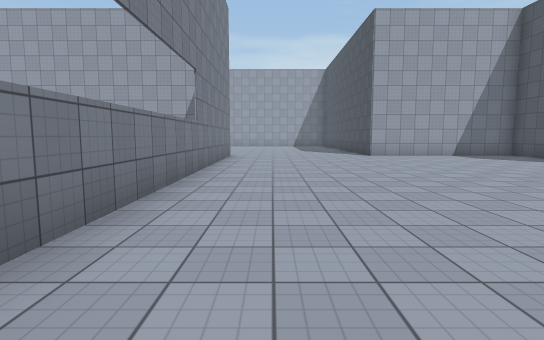
View 1 (above)

23 first-person views from a walk through a Unity game level. The camera is 1.4 m above the floor, tilts 6° down and sees 80° across. The floor is counted in squares, 2 m on a side. Each view is taken from the middle of a square. On the plan, view 1 faces up. The plan holds only what a view shows up to about 10 squares ahead; the rest is blank. The place goes on beyond the plan. The player character is not drawn. Surface patterns are stand-ins for the level's own textures.

View 2
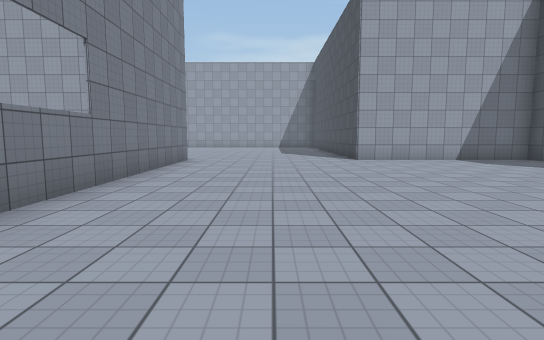

View 3
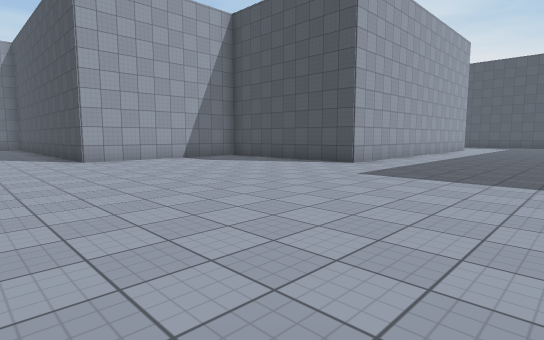

View 4
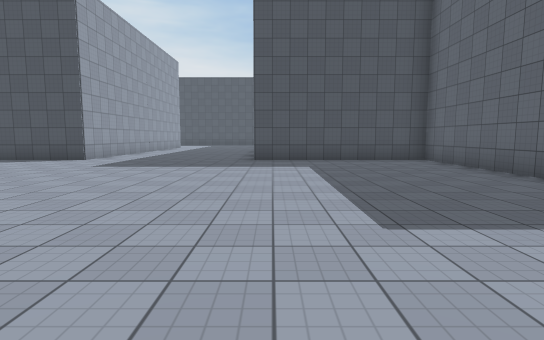

View 5
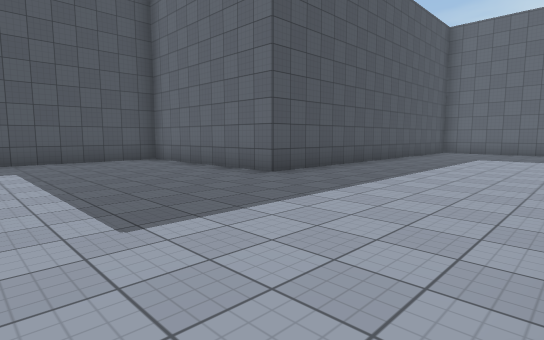

View 6
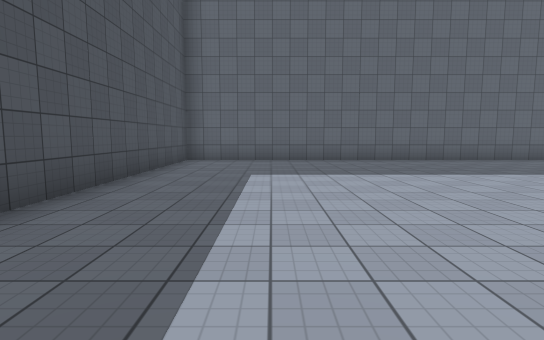

View 7
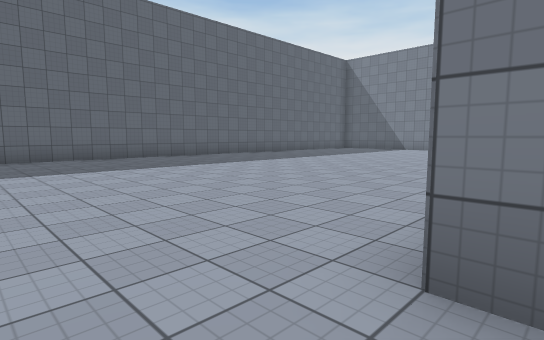

View 8
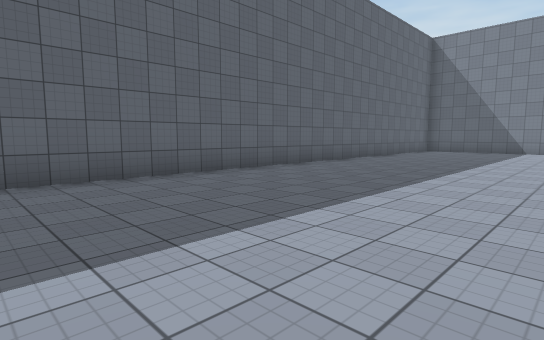

View 9
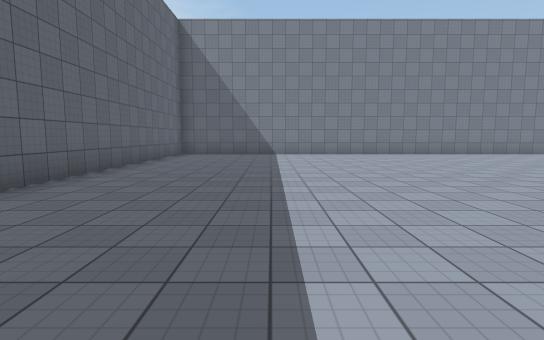

View 10
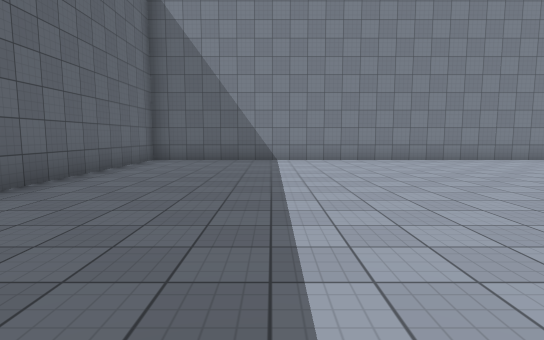

View 11
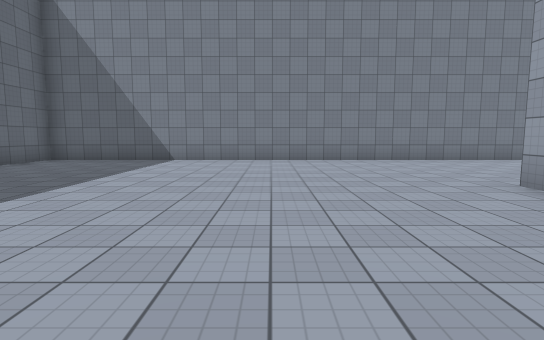

View 12
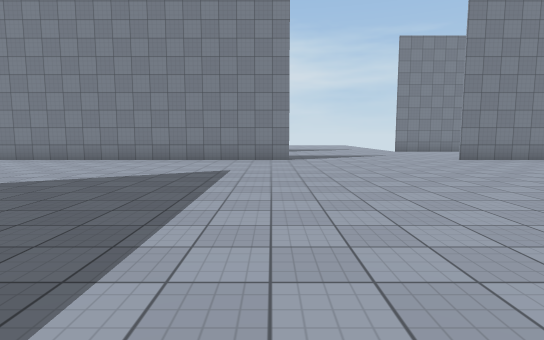

View 13
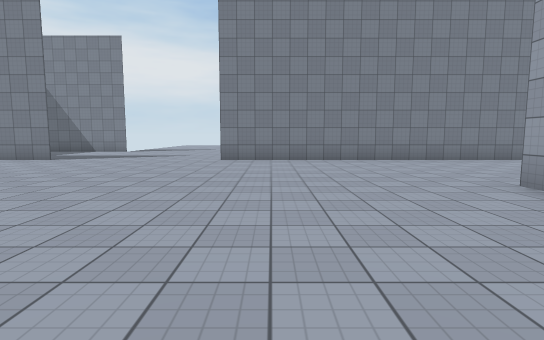

View 14
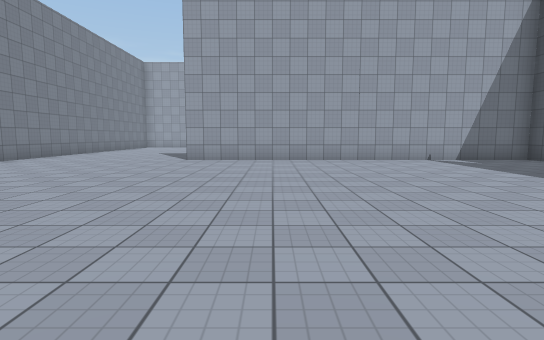

View 15
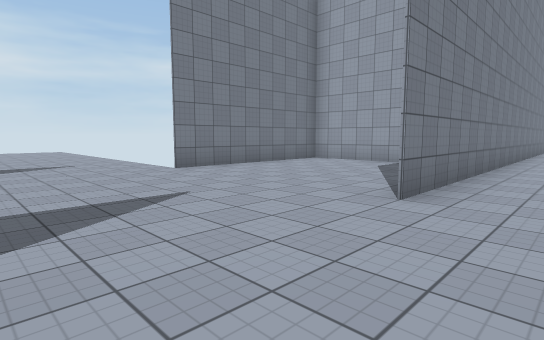

View 16
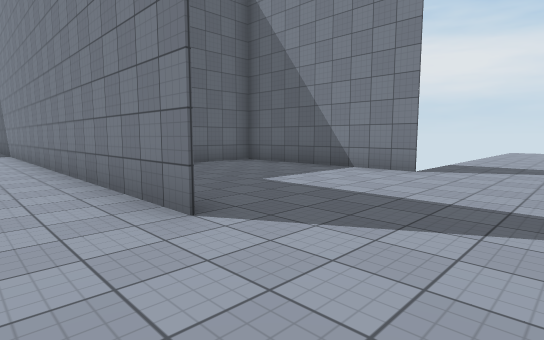

View 17
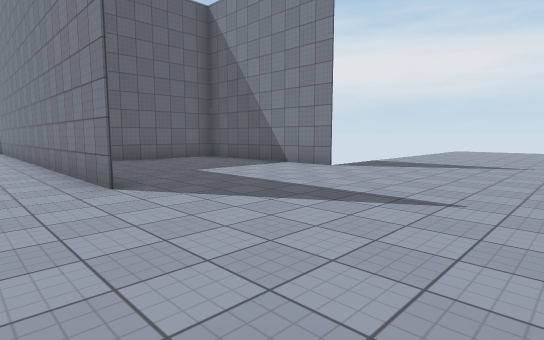

View 18
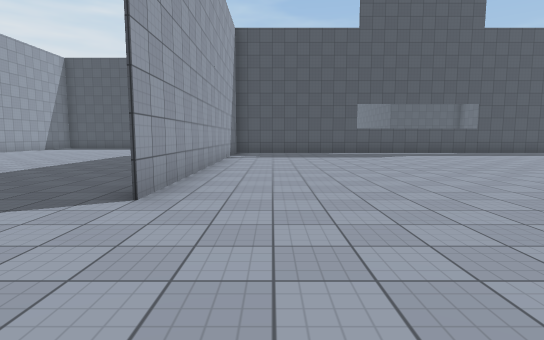

View 19
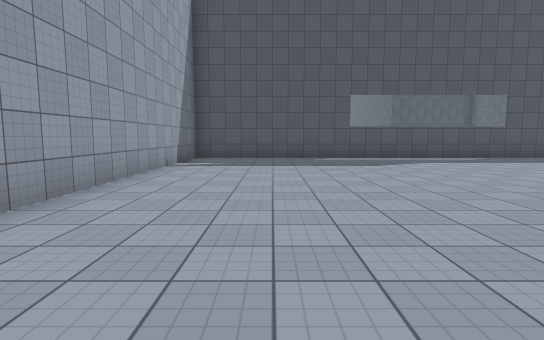

View 20
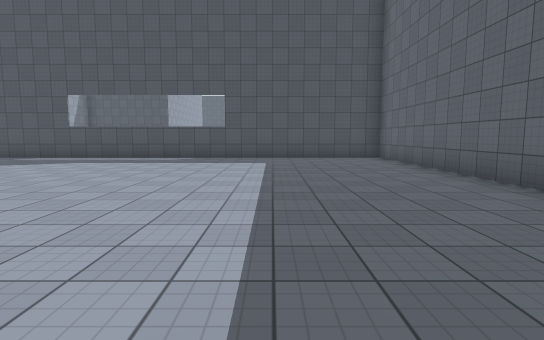

View 21
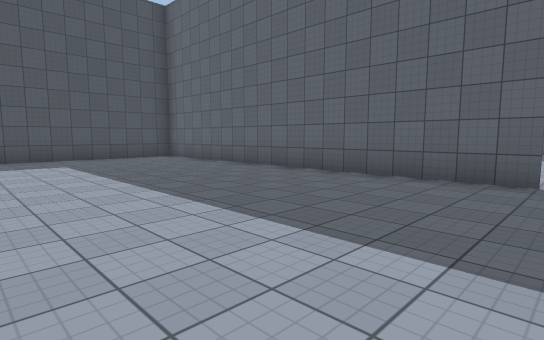

View 22
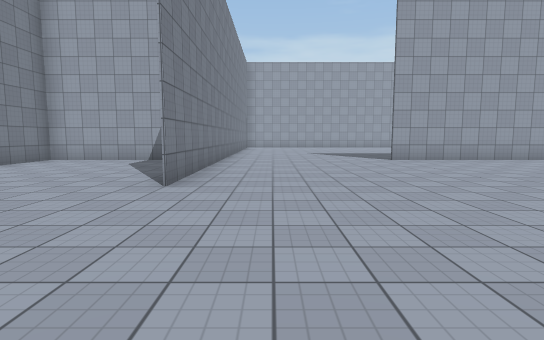

View 23
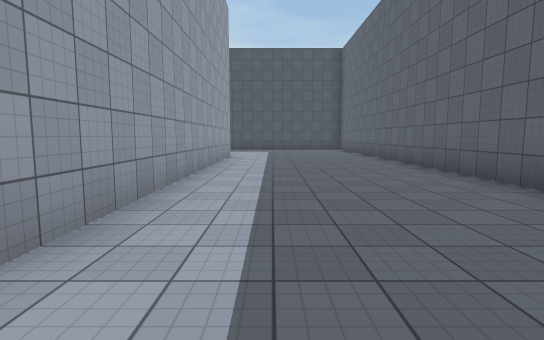

### Floor plan
Points are (right, up) in squares from view 1. A wall is a line through its corners. A room is listed if a view was taken in it or the views show most of it. See-through windows are left out.
Room 1 (views 1, 2, 3, 4, 5, 6, 7, 8, 9, 10, 11, 12, 13, 14, 15, 16, 17, 18, 19, 20, 21, 22, 23)
walls: (-1.5, -1.8) (-1.5, 1.1); (-1.5, -3) (-1.5, -3.6); (-1.5, 10.9) (-1.5, 11.5) (-11.5, 11.5); (-1.5, 11.5) (-1.5, 1.6); (-11.6, -3.5) (-1.9, -3.5); (-16.5, 1.6) (-16.5, -13.5) (3.5, -13.5) (3.5, -3.5) (8.5, -3.5) (8.5, 1.6); (11.1, 1.5) (17.1, 1.5); (8.5, 10.9) (8.5, 11.5) (3.5, 11.5) (3.5, 13.8); (-18.1, 11.5) (-21.5, 11.5) (-21.5, 6.5); (-21.5, 1.6) (-21.5, -3.5) (-18.1, -3.5); (-16.5, 15.5) (-16.5, 6.5); (17.1, 6.5) (8.5, 6.5) (8.5, 9)

Where each view was taken, in squares from view 1:
view 1: 0 up, 0 right, facing up
view 2: 2 up, 1 right, facing up
view 3: 2 up, 1 right, facing up-right
view 4: 1 up, 1 left, facing right
view 5: 1 up, 1 left, facing down-right
view 6: 4 down, 1 right, facing down
view 7: 3 down, 0 right, facing down-left
view 8: 8 down, 1 left, facing down-left
view 9: 10 down, 4 left, facing left
view 10: 10 down, 7 left, facing left
view 11: 7 down, 7 left, facing left
view 12: 1 up, 7 left, facing left
view 13: 8 up, 7 left, facing left
view 14: 2 up, 9 left, facing up
view 15: 3 up, 15 left, facing up-left
view 16: 4 up, 15 left, facing down-left
view 17: 6 up, 15 left, facing down-left
view 18: 10 up, 15 left, facing right
view 19: 9 up, 12 left, facing right
view 20: 0 up, 12 left, facing right
view 21: 2 up, 12 left, facing down-right
view 22: 2 up, 15 left, facing up
view 23: 5 up, 7 right, facing right
